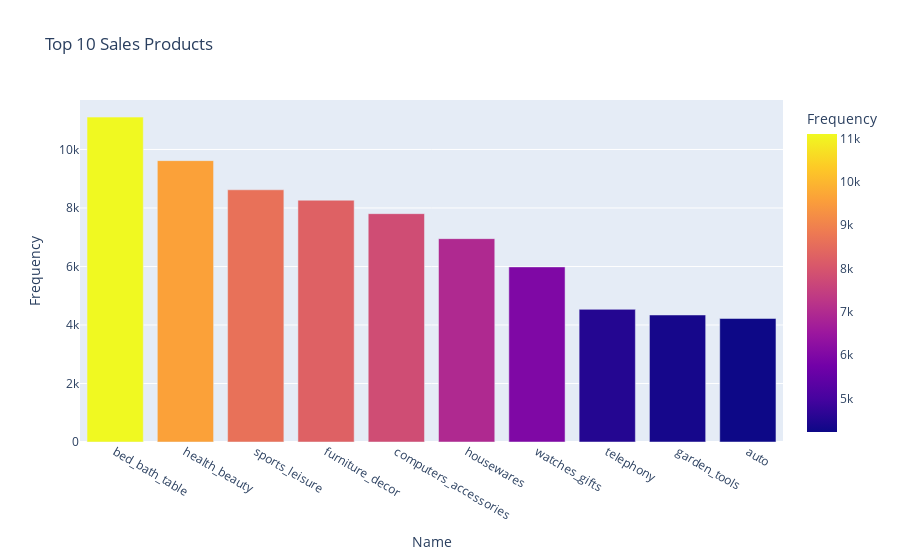

Write notebook code for a chart like this one.
### Code cell
#Visualization
fig = px.bar(top_10, x="Name", y="Frequency",color="Frequency", title = "Top 10 Sales Products")
fig.show()

### Figure 1 — Plotly figure (JSON) as saved in the notebook; plotly's stock layout.template omitted (floating-point values rounded to 4 significant figures)
{"data": [{"alignmentgroup": "True", "hoverlabel": {"namelength": 0}, "hovertemplate": "Name=%{x}<br>Frequency=%{marker.color}", "legendgroup": "", "marker": {"color": [11107, 9619, 8622, 8265, 7806, 6952, 5986, 4534, 4342, 4223], "coloraxis": "coloraxis"}, "name": "", "offsetgroup": "", "orientation": "v", "showlegend": false, "textposition": "auto", "type": "bar", "x": ["bed_bath_table", "health_beauty", "sports_leisure", "furniture_decor", "computers_accessories", "housewares", "watches_gifts", "telephony", "garden_tools", "auto"], "xaxis": "x", "y": [11107, 9619, 8622, 8265, 7806, 6952, 5986, 4534, 4342, 4223], "yaxis": "y"}], "layout": {"barmode": "relative", "coloraxis": {"colorbar": {"title": {"text": "Frequency"}}, "colorscale": [[0, "#0d0887"], [0.1111, "#46039f"], [0.2222, "#7201a8"], [0.3333, "#9c179e"], [0.4444, "#bd3786"], [0.5556, "#d8576b"], [0.6667, "#ed7953"], [0.7778, "#fb9f3a"], [0.8889, "#fdca26"], [1, "#f0f921"]]}, "legend": {"tracegroupgap": 0}, "title": {"text": "Top 10 Sales Products"}, "xaxis": {"anchor": "y", "domain": [0, 1], "title": {"text": "Name"}}, "yaxis": {"anchor": "x", "domain": [0, 1], "title": {"text": "Frequency"}}}}
